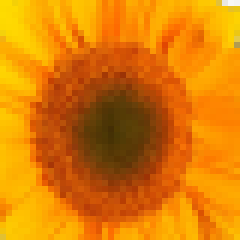
#> input picture sunflower.png, 40 x 40 px (shown 6 times larger)
$ python main.py
#> lines starting #> are read from the running program, lines starting #| are printed output that depends on the picture
import numpy as np
import random
import matplotlib.pyplot as plt
from PIL import Image
import cv2 as cv

# Schritt 1
# von Bild zum Bitstream
im = Image.open("sunflower.png")
#> im is the input picture: PIL image 40x40 RGBA; mean R, G, B, A 219.6, 124.9, 4, 254.3
im.show()
w=im.width  # width of image
#> w = 40
h=im.height  # height of image
#> h = 40
f=im.format   # format of image
#> f = 'PNG'
print(w, h, f)
#| 40 40 PNG
im2 = im.convert("P")  # zum P Mode umwandeln
print(im2.mode)
#| P
im2.show()
Bitstream = []
for i in range(w):
    for k in range(h):
        Farbe = im2.getpixel((i, k))  # bekommen fuer jeden Punkt einen Wert des Farbes aus colorbar
        Farbe_str = ''
        while Farbe > 0:                        # wandeln fuer jeden Zahlwert 8 Bits aus 0,1
            Farbe_str += str(Farbe % 2)
            Farbe = Farbe // 2
        if len(Farbe_str) < 8:
            for q in range(8-len(Farbe_str)):
                Farbe_str += str(0)
        Farbe_str = Farbe_str[::-1]
        for j in Farbe_str:
            Bitstream.append(int(j))
        k = k+1
    i = i+1
#> after the loop, Bitstream = 12800 values, max 1 at index 4, min 0 at index 0, mean 0.195; k = 40

print(Bitstream)  # Bitstream List
#> (printed output is left out)
bitstream = np.array(Bitstream)
#> bitstream has the same summary as Bitstream
print(bitstream)    # Bitstream nummpy array
print(len(bitstream))

# Bitstream in I, Q zerlegen und mit Rechteck Signal falten
N = len(bitstream)
#> N = 12800
T = 1
fc = 1/8
Fs = 1
bitstream = 2*bitstream-1 # fuer IQ Zerlegung
#> bitstream = 12800 values, max 1 at index 4, min -1 at index 0, mean -0.61
I = np.array([]) # ungerade
Q = np.array([]) # gerade

for i in range(1, N+1):
    if np.mod(i, 2) != 0:
        I = np.insert(I, len(I), bitstream[i-1]) # 1/2 des Bitstreams mit ungeraden Indexen
    else:
        Q = np.insert(Q, len(Q), bitstream[i-1]) # 1/2 des Bitstreams mit geraden Indexen
#> this loop made 12800 passes
#> I on passes 1, 3, 5, 7, 9, 11, 13, 15, 17, 19, 21, 23: [-1], [-1, -1], [-1, -1, 1], [-1, -1, 1, 1], [-1, -1, 1, 1, -1], [-1, -1, 1, 1, -1, -1], [-1, -1, 1, 1, -1, -1, 1], [-1, -1, 1, 1, -1, -1, 1, 1], [-1, -1, 1, 1, -1, -1, 1, 1, -1], [-1, -1, 1, 1, -1, -1, 1, 1, -1, -1], [-1, -1, 1, 1, -1, -1, 1, 1, -1, -1, 1], [-1, -1, 1, 1, -1, -1, 1, 1, -1, -1, 1, 1]
#> Q on passes 2, 4, 6, 8, 10, 12: [-1], [-1, -1], [-1, -1, 1], [-1, -1, 1, -1], [-1, -1, 1, -1, -1], [-1, -1, 1, -1, -1, -1]
#> after the loop, I = 6400 values, max 1 at index 2, min -1 at index 0, mean -0.651; Q = 6400 values, max 1 at index 2, min -1 at index 0, mean -0.57
bit_data = np.array([])
for i in range(1,N+1):
    bit_data = np.insert(bit_data,len(bit_data),bitstream[i-1]*np.ones(T*Fs))  # Bitstream mit Rechteck Signal falten
#> this loop made 12800 passes
#> bit_data on passes 1 to 3: [-1], [-1, -1], [-1, -1, -1]
#> after the loop, bit_data has the same summary as bitstream
I_data = np.array([])
Q_data = np.array([])
for i in range(1,int(N/2)+1):
    I_data = np.insert(I_data,len(I_data),I[i-1]*np.ones(2*T*Fs))  # I-Bitstream mit Rechteck Signal falten
    Q_data = np.insert(Q_data,len(Q_data),Q[i-1]*np.ones(2*T*Fs))   # Q-Bitstream mit Rechteck Signal falten
#> this loop made 6400 passes
#> (I_data, Q_data) on passes 4 to 6: ([-1, -1, -1, -1, 1, 1, 1, 1], [-1, -1, -1, -1, 1, 1, -1, -1]), ([-1, -1, -1, -1, 1, 1, 1, 1, -1, -1], [-1, -1, -1, -1, 1, 1, -1, -1, -1, -1]), ([-1, -1, -1, -1, 1, 1, 1, 1, -1, -1, -1, -1], [-1, -1, -1, -1, 1, 1, -1, -1, -1, -1, -1, -1])
#> after the loop, I_data = 12800 values, max 1 at index 4, min -1 at index 0, mean -0.651; Q_data = 12800 values, max 1 at index 4, min -1 at index 0, mean -0.57
t = np.array([])
for i in np.arange(40,140,1/Fs):
    t = np.insert(t,len(t),i)

# I, Q und den gesamten Bitstream zeichnen
plt.subplot(3,1,1)
plt.plot(t,bit_data[40:140])
plt.legend(["Bitstream"],loc='upper right')
plt.subplot(3,1,2)
plt.plot(t,I_data[40:140])
plt.legend(["I_Bitstream"],loc='upper right')
plt.subplot(3,1,3)
plt.plot(t, Q_data[40:140])
plt.legend(["Q_Bistream"], loc='upper right')
plt.show()
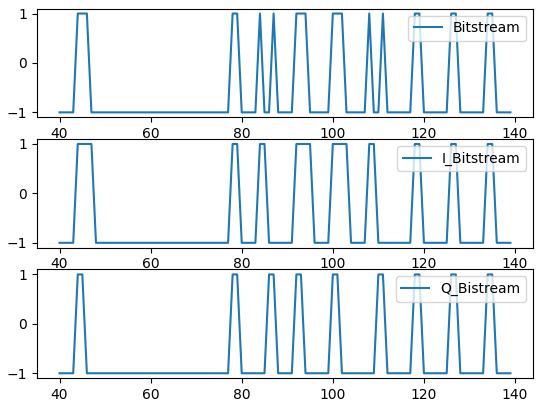
#> figure drawn by matplotlib, 3 panels; panel 1: curve peaks at x = 44, y = 1; panel 2: curve peaks at x = 44, y = 1; panel 3: curve peaks at x = 44, y = 1

# Schritt 2
# Modulation
# I,Q Bitstream-Signal zum Modulation-QPSK Signal(sinus/cos-formig signal,durch Summe der I und Q Signal)
bit_t = np.array([])
for i in np.arange(0, 4*T, 1/Fs):
    bit_t = np.insert(bit_t, len(bit_t), i)
I_signal=np.array([])
Q_signal=np.array([])
for i in range(1, int(N/2)+1):
    I_signal = np.insert(I_signal, len(I_signal), I[i-1]*np.cos(2*np.pi*fc*bit_t))
# Rechteck-Signal(I-Bitstream) mit cos(2*pi*fc*t) falten
    Q_signal = np.insert(Q_signal,len(Q_signal),Q[i-1]*np.cos(2*np.pi*fc*bit_t+np.pi/2))
#> this loop made 6400 passes
#> (I_signal, Q_signal) on passes 1 to 2: ([-1, -0.707, -6.12e-17, 0.707], [-6.12e-17, 0.707, 1, 0.707]), ([-1, -0.707, -6.12e-17, 0.707, -1, -0.707, -6.12e-17, 0.707], [-6.12e-17, 0.707, 1, 0.707, -6.12e-17, 0.707, 1, 0.707])
# Rechteck-Signal(Q-Bitstream) mit sin(2*pi*fc*t) falten
QPSK_signal = I_signal+Q_signal # QPSK = I+Q

# Zeichen den I-Signal,Q-Signal und QPSK-Signal
plt.subplot(3,1,1)
plt.plot(t, I_signal[40:140])
plt.legend(["I-signal"], loc='upper right')
plt.subplot(3,1,2)
plt.plot(t, Q_signal[40:140])
plt.legend(["Q-signal"], loc='upper right')
plt.subplot(3,1,3)
plt.plot(t, QPSK_signal[40:140])
plt.legend(["QPSK-signal"], loc='upper right')
plt.show()
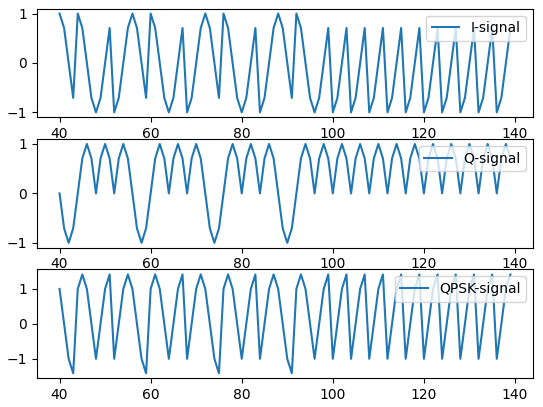
#> figure drawn by matplotlib, 3 panels; panel 1: curve peaks at x = 40, y = 1; panel 2: curve peaks at x = 46, y = 1; panel 3: curve peaks at x = 51, y = 1.41

# Schritt 3
# Channel
# Funktion fuer additive white gassian noise im Channel
def awgn(x, snr):
#> called with x = array of shape (25600,), snr = 1
    snr = 10 ** (snr/10)
    xpower = np.sum(x**2)/len(x)
#> xpower = 1
    npower = xpower/snr
#> npower = 0.794
    noise = np.random.randn(len(x))  # 1*len(x) array with standord normal distribution
    return noise*np.sqrt(npower) + x

snr=1
QPSK_channel = awgn(QPSK_signal, snr)  # Addieren white gassian Noise im Channel

# Schritt 4
# demodulation
I_demo = np.array([])
Q_demo = np.array([])
for i in range(1, int(N/2)+1):
    I_ausgabe = QPSK_channel[(i-1)*len(bit_t):i*len(bit_t)]*np.cos(2*np.pi*fc*bit_t)  # fuer I_Bitstream
# QPSK mit cos() falten und jede Summe des length(bit_t) Werts rechnen
    if np.sum(I_ausgabe) > 0:
        I_demo = np.insert(I_demo, len(I_demo), 1)  # 1 wenn > 0
    else:
        I_demo = np.insert(I_demo, len(I_demo), -1)   # -1 ansonstens

    Q_ausgabe = QPSK_channel[(i-1)*len(bit_t):i*len(bit_t)]*np.cos(2*np.pi*fc*bit_t+np.pi/2)  # fuer Q_Bitstream
# QPSK mit sin() falten und jede Summe des length(bit_t) Werts rechnen
    if np.sum(Q_ausgabe) > 0:
        Q_demo = np.insert(Q_demo, len(Q_demo), 1)  # 1 wenn > 0
    else:
        Q_demo = np.insert(Q_demo, len(Q_demo), -1)  # -1 ansonstens
#> this loop made 6400 passes
#> (I_ausgabe, Q_ausgabe) on passes 1 to 9: ([0.572, 0.252, 1.15e-16, -2.41], [3.5e-17, -0.252, -1.87, -2.41]), ([0.664, -0.616, 1.13e-16, -0.905], [4.07e-17, 0.616, -1.85, -0.905]), ([0.908, 0.259, -5.34e-17, 0.0835], [5.56e-17, -0.259, 0.872, 0.0835]), ([1.68, 1.08, 8.55e-17, -0.21], [1.03e-16, -1.08, -1.4, -0.21]), ([0.332, -0.129, 7.83e-17, -0.462], [2.03e-17, 0.129, -1.28, -0.462]), ([-3.28, 0.412, 1.08e-16, -0.532], [-2.01e-16, -0.412, -1.77, -0.532]), ([3.02, -0.917, -5.87e-17, 1.12], [1.85e-16, 0.917, 0.959, 1.12]), ([2.37, 1.93, 6.97e-17, -0.238], [1.45e-16, -1.93, -1.14, -0.238]), ([-1.79, -1.25, 4.22e-17, -1.1], [-1.1e-16, 1.25, -0.69, -1.1])

# bekommen den gesamten Bitstream aus der Summe von I,Q Bitstream
QPSK_demo = np.array([])
for i in range(1, N+1):
    if np.mod(i, 2) != 0:
        QPSK_demo = np.insert(QPSK_demo, len(QPSK_demo), I_demo[int((i-1)/2)])
    else:
        QPSK_demo = np.insert(QPSK_demo, len(QPSK_demo), Q_demo[int((i/2)-1)])

# Bitstream mit Rechteck Signal falten
QPSK_recover = np.array([])
for i in range(1, N+1):
    QPSK_recover = np.insert(QPSK_recover,len(QPSK_recover), QPSK_demo[i-1]*np.ones(T*Fs))
I_recover = np.array([])
Q_recover = np.array([])
# I, Q Bitstream mit Rechteck Signal falten
for i in range(1, int(N/2)+1):
    I_recover = np.insert(I_recover, len(I_recover), I_demo[i-1]*np.ones(2*T*Fs))
    Q_recover = np.insert(Q_recover, len(Q_recover), Q_demo[i-1]*np.ones(2*T*Fs))

# Zeichen des I, Q und gesamten Bitstream (mit Rechteck Signal falten) nach der Modulation
plt.subplot(3, 1, 1)
plt.plot(t, QPSK_recover[40:140])
plt.legend(["Bitstream"], loc='upper right')
plt.subplot(3, 1, 2)
plt.plot(t, I_recover[40:140])
plt.legend(["I_Bitstream"], loc='upper right')
plt.subplot(3, 1, 3)
plt.plot(t, Q_recover[40:140])
plt.legend(["Q_Bitstream"], loc='upper right')
plt.show()
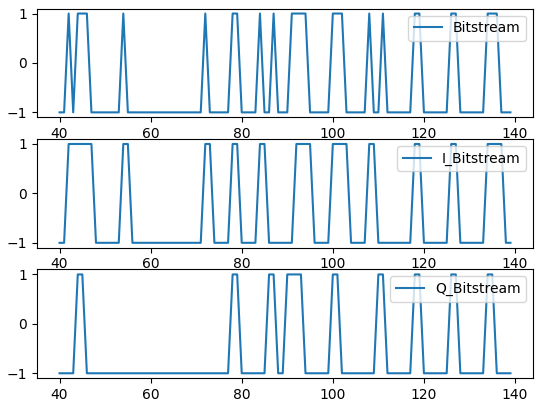
#> figure drawn by matplotlib, 3 panels; panel 1: curve peaks at x = 42, y = 1; panel 2: curve peaks at x = 42, y = 1; panel 3: curve peaks at x = 44, y = 1

# Schritt 5
# Bitstream zurueck zum Bild
QPSK_demo = (QPSK_demo+1)/2  # -1 -> 0, 1 -> 1
print(QPSK_demo)
print(len(QPSK_demo))
QPSK_demo = list(QPSK_demo)
for i in range(1, len(QPSK_demo)+1):
    QPSK_demo[i-1] = int(QPSK_demo[i-1])
print(QPSK_demo)

# 8 Bits zurueck zu einen int Farbwert umwandeln , z.B. 10001000 -> 136
QPSK_Farbe = []
for i in range(1, int(N/8 + 1)):
    temp = ''
    for j in QPSK_demo[(i-1)*8:(i*8-1)]:
        temp += str(j)
    Farbe = int(temp, 2)
    QPSK_Farbe.append(Farbe)
for i in range(1, len(QPSK_Farbe)+1):
    QPSK_Farbe[i-1] = QPSK_Farbe[i-1]*2

QPSK_Farbe = np.array(QPSK_Farbe)
print(QPSK_Farbe)
print(len(QPSK_Farbe))

# Bild zeichnen
QPSK_Farbe = QPSK_Farbe.reshape(40, 40)  # in einem 40*40 Matrix umwandeln
print(QPSK_Farbe)
# Bild zeichnen, Farbwert zwischen 2 - 45, colorbar=yellow-orange-red
plt.imshow(QPSK_Farbe, origin='lower', vmax=45, vmin=2, cmap="YlOrRd")
plt.colorbar(label='value of color')  # colorbar und label im Bild zeigen
plt.show()
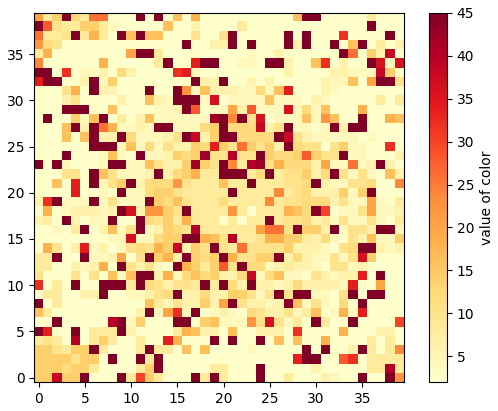
#> figure drawn by matplotlib, 2 panels
